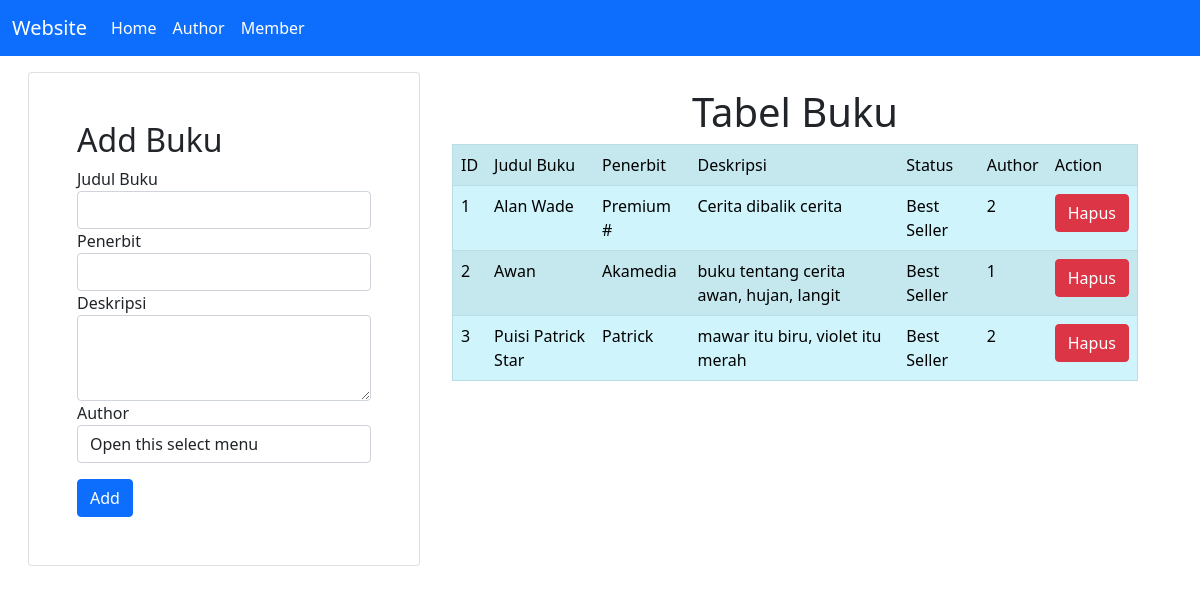
The page / on the database its author committed.
### tables this page shows
CREATE TABLE `buku` (
  `id_buku` int(11) NOT NULL,
  `judul_buku` varchar(100) NOT NULL,
  `penerbit` varchar(100) NOT NULL,
  `deskripsi` text NOT NULL,
  `status` varchar(50) NOT NULL,
  `id_author` int(11) NOT NULL
);

### conf.php (called while the page is built)
<?php
$db_host = "localhost";
$db_user = "root";
$db_pass = "";
$db_name = "prak_dpbo_3";

### includes/DB.class.php (called while the page is built, shortened)
<?php
class DB
{
    var $db_host = "";
    var $db_user = "";
    var $db_pass = "";
    var $db_name = "";
    var $db_link;
    var $result;
    function DB($db_host = '', $db_user = '', $db_pass = '', $db_name = '')
    {
        $this->db_host = $db_host;
        $this->db_user = $db_user;
        $this->db_pass = $db_pass;
        $this->db_name = $db_name;
    }
    function open()
    {
        $this->db_link = mysqli_connect($this->db_host, $this->db_user, $this->db_pass, $this->db_name);
    }
    function execute($query = "")
    {
        $this->result = mysqli_query($this->db_link, $query);
        return $this->result;
    }
    function getResult()
    {
        return mysqli_fetch_array($this->result);
    }
}

### includes/Buku.class.php (called while the page is built, shortened)
<?php
class Buku extends DB
{
    function getBuku()
    {
        $query = "SELECT * FROM buku";
        return $this->execute($query);
    }
}

### index.php (the view, shortened to what this page needs)
<?php
include("conf.php");
include("includes/Template.class.php");
include("includes/DB.class.php");
include("includes/Buku.class.php");
include("includes/Author.class.php");
$buku = new Buku($db_host, $db_user, $db_pass, $db_name);
$buku->open();
$buku->getBuku();
$status = false;
$data = null;
$no = 1;
while (list($id, $judul, $penerbit, $deskripsi, $status, $id_author) = $buku->getResult()) {
    if ($status == "Best Seller") {
        $data .= "<tr>
            <td>" . $no++ . "</td>
            <td>" . $judul . "</td>
            <td>" . $penerbit . "</td>
            <td>" . $deskripsi . "</td>
            <td>" . $status . "</td>
            <td>" . $id_author . "</td>
            <td>
            <a href='index.php?id_hapus=" . $id . "' class='btn btn-danger' '>Hapus</a>
            </td>
            </tr>";
    }
}

### includes/Template.class.php (shortened to what this page needs)
<?php
class Template
{
    var $content = '';
    function __construct($filename='')
    {
        $this->content = implode('', @file($filename));
    }
    function clear()
    {
        $this->content = preg_replace("/DATA_[A-Z|_|0-9]+/", "", $this->content);
    }
    function write()
    {
        print $this->content;
    }
    function replace($old = '', $new = '')
    {
        if (is_int($new)) {
            $value = sprintf("%d", $new);
        }
        elseif (is_float($new)) {
            $value = sprintf("%f", $new);
        }
        elseif (is_array($new)) {
            $value = '';
            foreach ($new as $item) {
                $value .= $item. ' ';
            }
        }
        else {
            $value = $new;
        }
        $this->content = preg_replace("/$old/", $value, $this->content);
    }
}

### rows shown on the page
buku: judul_buku "Alan Wade", penerbit "Premium #", deskripsi "Cerita dibalik cerita", status "Best Seller", id_author "2"
buku: judul_buku "Awan", penerbit "Akamedia", deskripsi "buku tentang cerita awan, hujan, langit", status "Best Seller", id_author "1"
buku: judul_buku "Puisi Patrick Star", penerbit "Patrick", deskripsi "mawar itu biru, violet itu merah", status "Best Seller", id_author "2"
